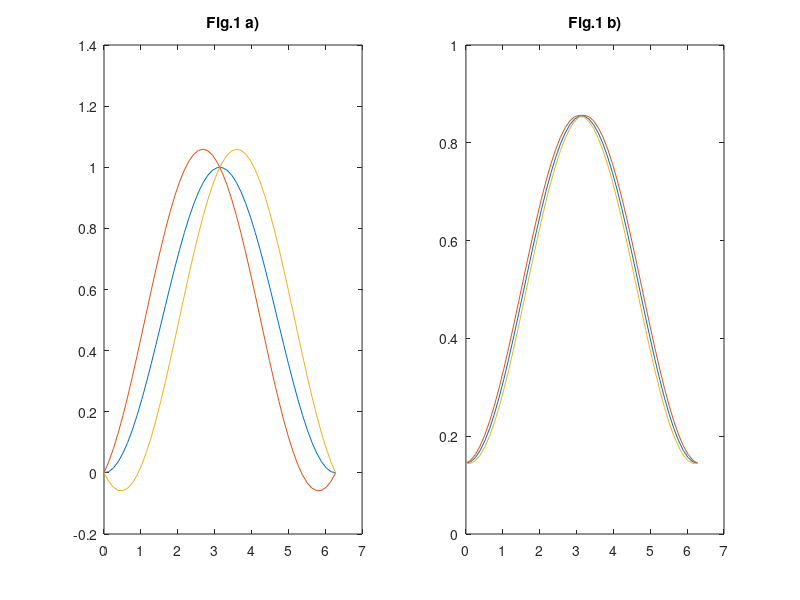

MATLAB code to generate this figure:
J = 100;
N = 2*J;
a = -1;

x = linspace(0, 2*pi, 50);

subplot(1,2,1);
J_z = -J*cos(x);
D_jz = sqrt(J/2/N)*sin(x);
Z = (N/2 + J_z)/N;
plot(x,Z,x,Z+D_jz/2,x,Z-D_jz/2);
title('Fig.1 a)')

subplot(1,2,2);
J_z = 2*a/(1+a^2)*sqrt(J*(J+1)/2) *cos(x);
D_jz = sqrt(cos(x).^2*J*(J+1)/2*(1-4*a^2/(1+a^2)^2) +sin(x).^2*a^2/(1+a^2))/sqrt(N);
Z = (N/2 + J_z)/N;
plot(x,Z,x,Z+D_jz/2,x,Z-D_jz/2);
title('Fig.1 b)')


